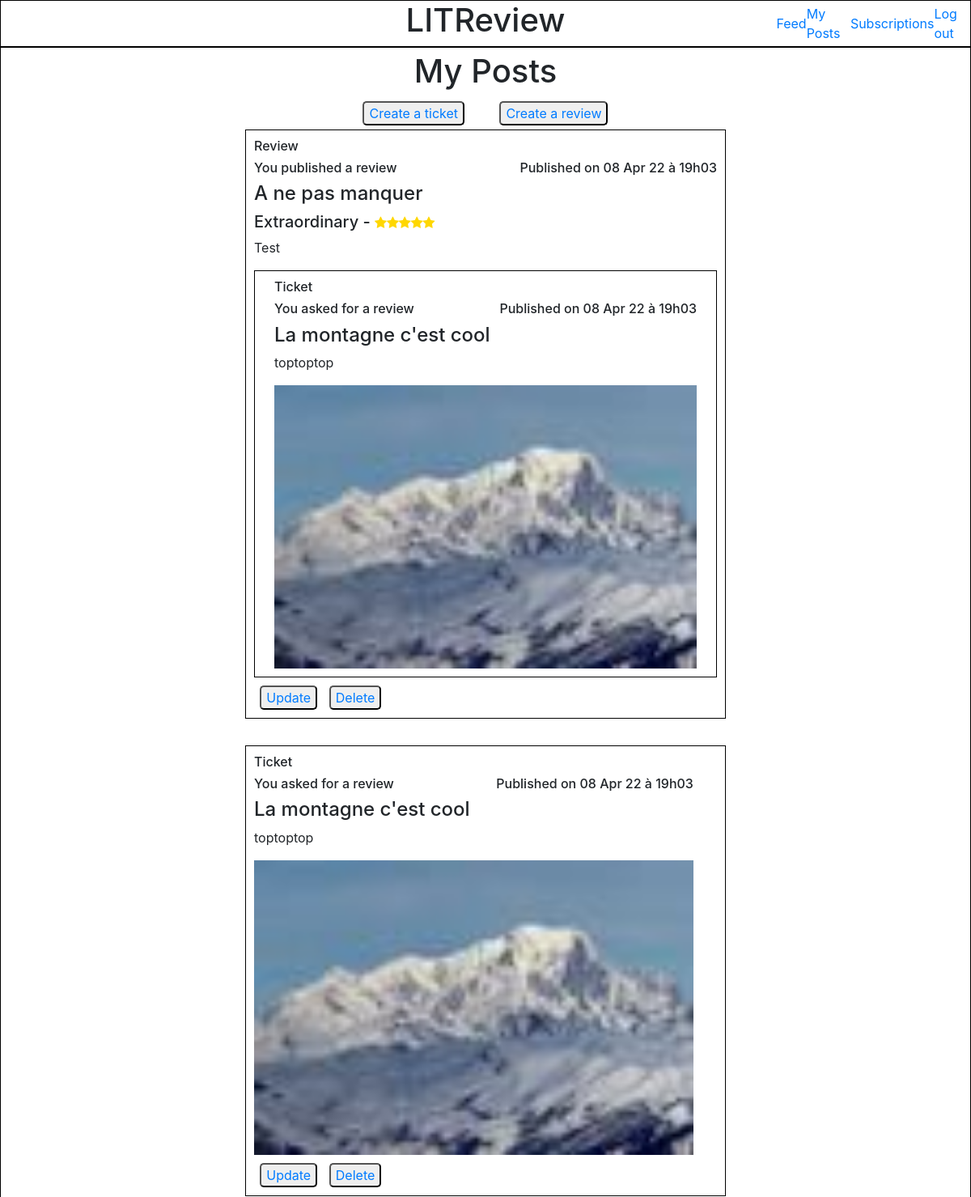
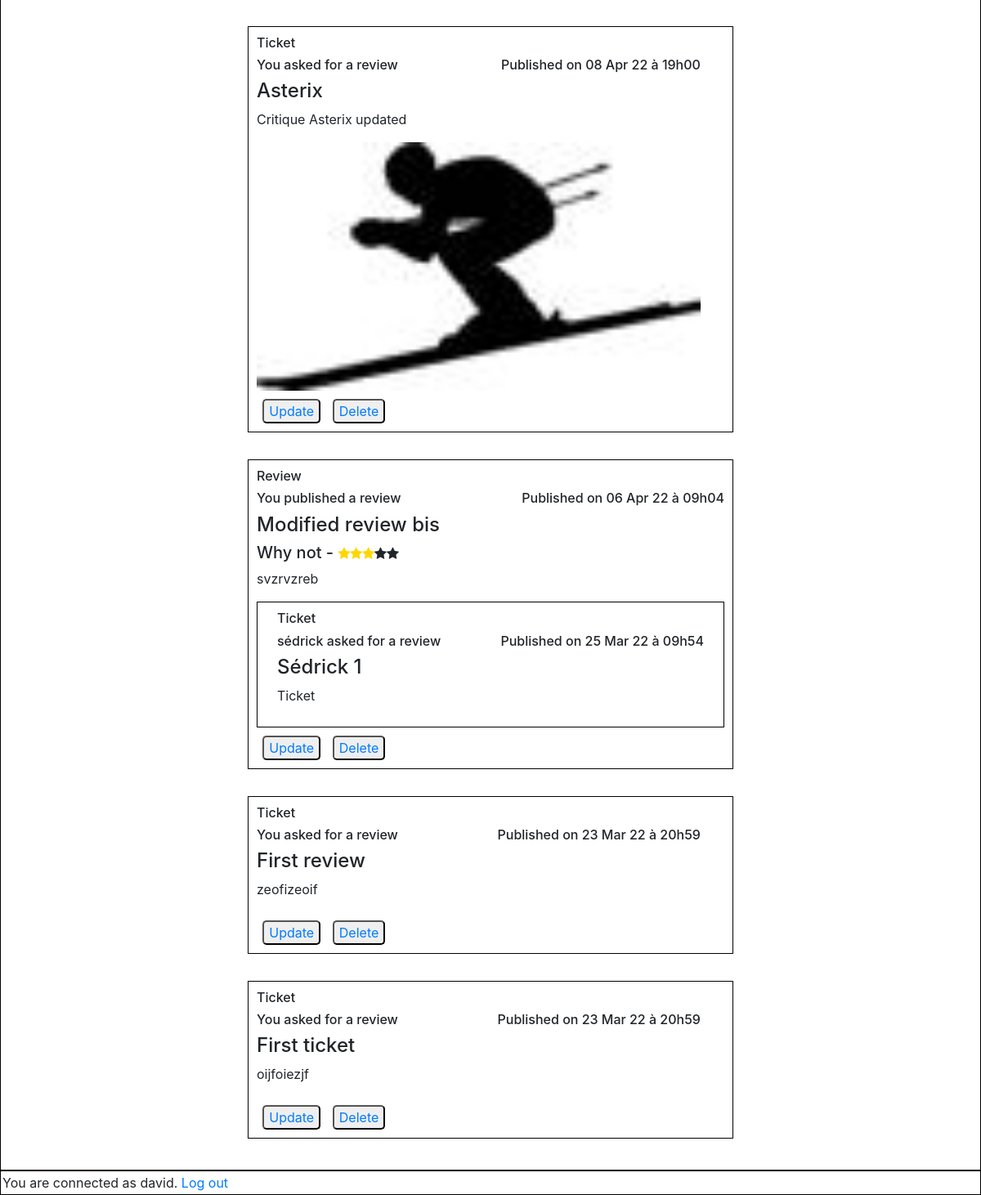
Page /my_posts_page/ (signed in) on the committed database (2 pictures, top to bottom).
### feedapp/models.py (models this page shows, shortened)
class Review(models.Model):
    ticket = models.ForeignKey(to=Ticket, null=True, on_delete=models.CASCADE)
    rating = models.PositiveSmallIntegerField(validators=[MinValueValidator(0), MaxValueValidator(5)])
    user = models.ForeignKey(settings.AUTH_USER_MODEL, on_delete=models.CASCADE)
    headline = models.CharField(max_length=128)
    body = models.TextField(max_length=8192)
    time_created = models.DateTimeField(auto_now_add=True)

class Ticket(models.Model):
    title = models.CharField(max_length=128)
    description = models.CharField(max_length=2048, blank=True)
    user = models.ForeignKey(settings.AUTH_USER_MODEL, on_delete=models.CASCADE)
    image = models.ImageField(null=True, blank=True)
    time_created = models.DateTimeField(auto_now_add=True)
    IMAGE_MAX_SIZE = (100, 100)

### authentication/models.py (models this page shows)
class User(AbstractUser):
    username = models.CharField(max_length=20, unique=True)
    USERNAME_FIELD = 'username'

### feedapp/views.py (the view)
# urls.py: path('my_posts_page/', my_posts_page, name='my_posts_page'),
@login_required
def my_posts_page(request):
    tickets = models.Ticket.objects.filter(user=request.user)
    reviews = models.Review.objects.filter(user=request.user)
    tickets = tickets.annotate(content_type=Value('TICKET', CharField()))
    reviews = reviews.annotate(content_type=Value('REVIEW', CharField()))
    posts = sorted(chain(tickets, reviews), key=lambda post: post.time_created, reverse=True)
    return render(request, 'feedapp/my_posts_page.html', context={'posts': posts})

### feedapp/templatetags/feedapp_extras.py (called while the page is built)
@register.filter
def get_posted_at_display(posted_at):
    seconds_ago = (timezone.now() - posted_at).total_seconds()
    if seconds_ago <= HOUR:
        return f'Published {int(seconds_ago // MINUTE)} minutes ago.'
    elif seconds_ago <= DAY:
        return f'Published {int(seconds_ago // HOUR)} hours ago.'
    return f'Published on {posted_at.strftime("%d %b %y à %Hh%M")}'

@register.simple_tag(takes_context=True)
def get_poster_display(context, user):
    if user == context['user']:
        return 'You'
    return user.username

### feedapp/templates/feedapp/my_posts_page.html (shortened to what this page needs)
{% extends 'base.html' %}
{% load static %}
{% load feedapp_extras %}
    {% block content %}
        <div class="main_content">
            <h1>My Posts</h1>
            <div class="main_content_buttons">
                <button type="button" class="button_review_ticket"><a href="{% url 'create_ticket' %}">Create a ticket</a></button>
                <button type="button" class="button_review_ticket"><a href="{% url 'create_review' %}">Create a review</a></button>
            </div>
            {% for post in posts %}
                <div class="post">
                    {% if post.content_type == 'TICKET' %}
                        {% include 'feedapp/partials/ticket_snippet.html' with ticket=post %}
                            <div class="main_content_buttons">
                                <button type="submit" class="button_delete_update"><a href="{% url 'ticket_update' post.id %}">Update</a></button>
                                <button type="submit" class="button_delete_update"><a href="{% url 'delete_ticket_page' post.id %}">Delete</a> </button>
                            </div>
                    {% elif post.content_type == 'REVIEW' %}
                        {% include 'feedapp/partials/review_snippet.html' with review=post %}
                            <div class="main_content_buttons">
                                <button type="submit"class="button_delete_update"><a href="{% url 'review_update' post.id %}">Update</a></button>
                                <button type="submit" class="button_delete_update"><a href="{% url 'delete_review_page' post.id %}">Delete</a> </button>
                            </div>
                    {% endif %}
                </div>
            {% endfor %}
        </div>
    {% endblock content %}

### templates/base.html (shortened to what this page needs)
<!DOCTYPE html>
<html lang="en">
<head>
    {% load static %}
    <link rel="stylesheet" href="{% static 'style.css' %}">
    <link rel="stylesheet" href="https://cdn.jsdelivr.net/npm/bootstrap@4.3.1/dist/css/bootstrap.min.css">
    <link rel="stylesheet" href="https://cdnjs.cloudflare.com/ajax/libs/font-awesome/4.7.0/css/font-awesome.min.css">
</head>
<body>
    <header class="base_header">
        <div id="header_spaceholder"></div>
        <div class="header_h1"><h1>LITReview</h1></div>
      <nav>
          <a href="{% url 'home_page' %}">Feed</a>
          <a href="{% url 'my_posts_page' %}">My Posts</a>
          <a href="{% url 'subscription_page' %}">Subscriptions</a>
          {% if user.is_authenticated %}
            <a href="{% url 'logout_page' %}">Log out</a>
          {% endif %}
      </nav>
    </header>
  {% block content %} {% endblock content %}
  {% if user.is_authenticated %}
    <footer>You are connected as {{ user }}. <a href="{% url 'logout_page' %}">Log out</a></footer>
  {% endif %}
</body>
</html>

### feedapp/templates/feedapp/partials/review_snippet.html (shortened to what this page needs)
{% load static %}
{% load feedapp_extras %}
<div class="review">
    <h6>Review</h6>
    <div class="review_info">
        <h6>{% get_poster_display review.user%} published a review</h6>
        <h6>{{ review.time_created|get_posted_at_display }}</h6>
    </div>
    <h4>{{ review.headline }}</h4>
    <div class="review_rating">
        {% if review.rating == 5 %}
            <h5>Extraordinary -&nbsp </h5>
            <i class="fa fa-star checked"></i>
            <i class="fa fa-star checked"></i>
            <i class="fa fa-star checked"></i>
            <i class="fa fa-star checked"></i>
            <i class="fa fa-star checked"></i>
        {% elif review.rating == 3 %}
            <h5>Why not -&nbsp </h5>
            <i class="fa fa-star checked"></i>
            <i class="fa fa-star checked"></i>
            <i class="fa fa-star checked"></i>
            <i class="fa fa-star"></i>
            <i class="fa fa-star"></i>
        {% endif %}
    </div>
    <p>{{ review.body }}</p>
    <div class="ticket_area">
        {% if review.ticket %}
            {% include 'feedapp/partials/ticket_snippet.html' with ticket=review.ticket %}
        {% endif %}
    </div>
</div>

### feedapp/templates/feedapp/partials/ticket_snippet.html
{% load static %}
{% load feedapp_extras %}
<div class="ticket">
    <h6>Ticket</h6>
    <div class="ticket_info">
        <h6>{% get_poster_display ticket.user %} asked for a review</h6>
        <h6>{{ ticket.time_created|get_posted_at_display }}</h6>
    </div>
    <h4>{{ ticket.title }}</h4>
    <p>{{ ticket.description }}</p>
    {% if ticket.image.url is not None %}
        <img src="{{ ticket.image.url }}">
    {% endif %}
</div>

### static/style.css (style rules this page uses)
.base_header { border: 1px black solid; display: flex; justify-content: center; }
.base_header nav { display: flex; flex: 0.3; justify-content: space-around; align-items: center; text-decoration: none; }
.base_header #header_spaceholder { flex: 0.3; }
.base_header .header_h1 { display: flex; flex: 0.9; justify-content: center; align-items: center; }
.main_content { border: 1px black solid; display: flex; flex-direction: column; justify-content: center; align-items: center; padding: 5px; min-height: 690px; }
.main_content h1 { text-align: center; }
.main_content button { border-radius: 5px; }
.main_content .main_content_buttons { display: flex; justify-content: space-around; align-items: center; width: 30%; padding: 5px; }
.main_content .ticket_area { width: 50%; display: flex; flex-direction: column; align-items: center; border: 1px black solid; padding: 5px; }
.main_content .post { border: 1px black solid; width: 50%; padding: 5px; }
.checked { color: gold; }
.review { display: flex; flex-direction: column; width: 100%; padding: 5px; }
.review .review_info { display: flex; justify-content: space-between; }
.review .review_rating { display: flex; justify-content: flex-start; align-items: baseline; }
.review .ticket_area { width: 100%; display: flex; flex-direction: column; align-items: center; }
.ticket { display: flex; flex-direction: column; width: 95%; padding: 5px; }
.ticket .ticket_info { display: flex; justify-content: space-between; }
footer { border: 1px black solid; display: flex; width: 100%; padding: 2px; }

### rows in the picture
Review: user "You", time_created|get_posted_at_display "Published on 08 Apr 22 à 19h03", headline "A ne pas manquer", rating "Extraordinary -", body "Test", image (picture)
Ticket: user "You", time_created|get_posted_at_display "Published on 08 Apr 22 à 19h03", title "La montagne c'est cool", description "toptoptop", image (picture)
Ticket: user "You", time_created|get_posted_at_display "Published on 08 Apr 22 à 19h00", title "Asterix", description "Critique Asterix updated", image (picture)
Review: user "You", time_created|get_posted_at_display "Published on 06 Apr 22 à 09h04", headline "Modified review bis", rating "Why not -", body "svzrvzreb"
Ticket: user.username "sédrick", time_created|get_posted_at_display "Published on 25 Mar 22 à 09h54", title "Sédrick 1", description "Ticket"
Ticket: user "You", time_created|get_posted_at_display "Published on 23 Mar 22 à 20h59", title "First review", description "zeofizeoif"
Ticket: user "You", time_created|get_posted_at_display "Published on 23 Mar 22 à 20h59", title "First ticket", description "oijfoiezjf"
User: username "david"
